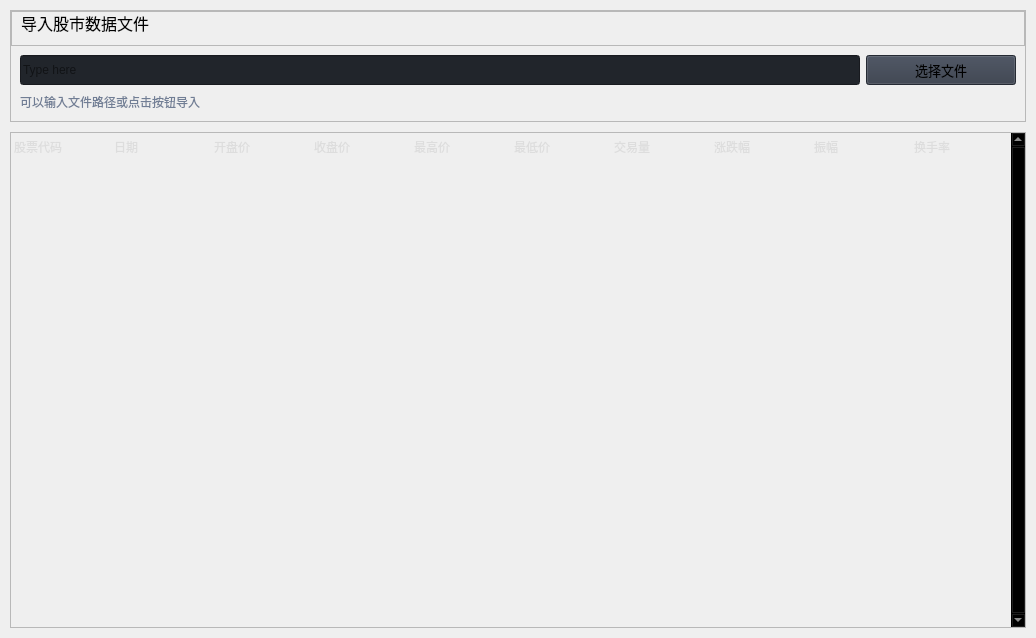
                     <widget class="QWidget" name="read_data_page">
                      <property name="styleSheet">
                       <string notr="true">b</string>
                      </property>
                      <layout class="QVBoxLayout" name="verticalLayout">
                       <property name="spacing">
                        <number>10</number>
                       </property>
                       <property name="leftMargin">
                        <number>10</number>
                       </property>
                       <property name="topMargin">
                        <number>10</number>
                       </property>
                       <property name="rightMargin">
                        <number>10</number>
                       </property>
                       <property name="bottomMargin">
                        <number>10</number>
                       </property>
                       <item>
                        <widget class="QFrame" name="row_1">
                         <property name="frameShape">
                          <enum>QFrame::StyledPanel</enum>
                         </property>
                         <property name="frameShadow">
                          <enum>QFrame::Raised</enum>
                         </property>
                         <layout class="QVBoxLayout" name="verticalLayout_16">
                          <property name="spacing">
                           <number>0</number>
                          </property>
                          <property name="leftMargin">
                           <number>0</number>
                          </property>
                          <property name="topMargin">
                           <number>0</number>
                          </property>
                          <property name="rightMargin">
                           <number>0</number>
                          </property>
                          <property name="bottomMargin">
                           <number>0</number>
                          </property>
                          <item>
                           <widget class="QFrame" name="frame_div_content_1">
                            <property name="minimumSize">
                             <size>
                              <width>0</width>
                              <height>110</height>
                             </size>
                            </property>
                            <property name="maximumSize">
                             <size>
                              <width>16777215</width>
                              <height>110</height>
                             </size>
                            </property>
                            <property name="frameShape">
                             <enum>QFrame::NoFrame</enum>
                            </property>
                            <property name="frameShadow">
                             <enum>QFrame::Raised</enum>
                            </property>
                            <layout class="QVBoxLayout" name="verticalLayout_17">
                             <property name="spacing">
                              <number>0</number>
                             </property>
                             <property name="leftMargin">
                              <number>0</number>
                             </property>
                             <property name="topMargin">
                              <number>0</number>
                             </property>
                             <property name="rightMargin">
                              <number>0</number>
                             </property>
                             <property name="bottomMargin">
                              <number>0</number>
                             </property>
                             <item>
                              <widget class="QFrame" name="frame_title_wid_1">
                               <property name="maximumSize">
                                <size>
                                 <width>16777215</width>
                                 <height>35</height>
                                </size>
                               </property>
                               <property name="font">
                                <font>
                                 <family>Segoe UI</family>
                                 <pointsize>10</pointsize>
                                 <italic>false</italic>
                                 <bold>false</bold>
                                </font>
                               </property>
                               <property name="frameShape">
                                <enum>QFrame::StyledPanel</enum>
                               </property>
                               <property name="frameShadow">
                                <enum>QFrame::Raised</enum>
                               </property>
                               <widget class="QLabel" name="labelBoxBlenderInstalation">
                                <property name="geometry">
                                 <rect>
                                  <x>10</x>
                                  <y>0</y>
                                  <width>1130</width>
                                  <height>24</height>
                                 </rect>
                                </property>
                                <property name="font">
                                 <font>
                                  <family>Segoe UI</family>
                                  <pointsize>10</pointsize>
                                  <italic>false</italic>
                                  <bold>false</bold>
                                 </font>
                                </property>
                                <property name="styleSheet">
                                 <string notr="true"/>
                                </property>
                                <property name="text">
                                 <string>&lt;html&gt;&lt;head/&gt;&lt;body&gt;&lt;p&gt;&lt;span style=&quot; font-size:12pt;&quot;&gt;导入股市数据文件&lt;/span&gt;&lt;/p&gt;&lt;/body&gt;&lt;/html&gt;</string>
                                </property>
                                <property name="textFormat">
                                 <enum>Qt::AutoText</enum>
                                </property>
                                <property name="wordWrap">
                                 <bool>false</bool>
                                </property>
                                <property name="margin">
                                 <number>-1</number>
                                </property>
                                <property name="indent">
                                 <number>0</number>
                                </property>
                               </widget>
                              </widget>
                             </item>
                             <item>
                              <widget class="QFrame" name="frame_content_wid_1">
                               <property name="frameShape">
                                <enum>QFrame::NoFrame</enum>
                               </property>
                               <property name="frameShadow">
                                <enum>QFrame::Raised</enum>
                               </property>
                               <layout class="QHBoxLayout" name="horizontalLayout_9">
                                <item>
                                 <layout class="QGridLayout" name="gridLayout">
                                  <property name="bottomMargin">
                                   <number>0</number>
                                  </property>
                                  <item row="0" column="0">
                                   <widget class="QLineEdit" name="lineEdit">
                                    <property name="minimumSize">
                                     <size>
                                      <width>0</width>
                                      <height>30</height>
                                     </size>
                                    </property>
                                    <property name="styleSheet">
                                     <string notr="true">background-color: rgb(33, 37, 43);</string>
                                    </property>
                                    <property name="text">
                                     <string/>
                                    </property>
                                    <property name="placeholderText">
                                     <string>Type here</string>
                                    </property>
                                   </widget>
                                  </item>
                                  <item row="0" column="1">
                                   <widget class="QPushButton" name="pushButton">
                                    <property name="minimumSize">
                                     <size>
                                      <width>150</width>
                                      <height>30</height>
                                     </size>
                                    </property>
                                    <property name="font">
                                     <font>
                                      <family>Segoe UI</family>
                                      <pointsize>10</pointsize>
                                      <italic>false</italic>
                                      <bold>false</bold>
                                     </font>
                                    </property>
                                    <property name="cursor">
                                     <cursorShape>PointingHandCursor</cursorShape>
                                    </property>
                                    <property name="styleSheet">
                                     <string notr="true">background-color: rgb(52, 59, 72);</string>
                                    </property>
                                    <property name="text">
                                     <string>选择文件</string>
                                    </property>
                                    <property name="icon">
                                     <iconset>
                                      <normaloff>:/icons/images/icons/cil-folder-open.png</normaloff>:/icons/images/icons/cil-folder-open.png</iconset>
                                    </property>
                                   </widget>
                                  </item>
                                  <item row="1" column="0" colspan="2">
                                   <widget class="QLabel" name="labelVersion_3">
                                    <property name="styleSheet">
                                     <string notr="true">color: rgb(113, 126, 149);</string>
                                    </property>
                                    <property name="lineWidth">
                                     <number>1</number>
                                    </property>
                                    <property name="text">
                                     <string>可以输入文件路径或点击按钮导入</string>
                                    </property>
                                    <property name="alignment">
                                     <set>Qt::AlignLeading|Qt::AlignLeft|Qt::AlignVCenter</set>
                                    </property>
                                   </widget>
                                  </item>
                                 </layout>
                                </item>
                               </layout>
                              </widget>
                             </item>
                            </layout>
                           </widget>
                          </item>
                         </layout>
                        </widget>
                       </item>
                       <item>
                        <widget class="QFrame" name="row_2">
                         <property name="minimumSize">
                          <size>
                           <width>0</width>
                           <height>150</height>
                          </size>
                         </property>
                         <property name="frameShape">
                          <enum>QFrame::StyledPanel</enum>
                         </property>
                         <property name="frameShadow">
                          <enum>QFrame::Raised</enum>
                         </property>
                         <layout class="QHBoxLayout" name="horizontalLayout_12">
                          <property name="spacing">
                           <number>0</number>
                          </property>
                          <property name="leftMargin">
                           <number>0</number>
                          </property>
                          <property name="topMargin">
                           <number>0</number>
                          </property>
                          <property name="rightMargin">
                           <number>0</number>
                          </property>
                          <property name="bottomMargin">
                           <number>0</number>
                          </property>
                          <item>
                           <widget class="QTableWidget" name="tableWidget">
                            <property name="sizePolicy">
                             <sizepolicy hsizetype="Expanding" vsizetype="Expanding">
                              <horstretch>0</horstretch>
                              <verstretch>0</verstretch>
                             </sizepolicy>
                            </property>
                            <property name="palette">
                             <palette>
                              <active>
                               <colorrole role="WindowText">
                                <brush brushstyle="SolidPattern">
                                 <color alpha="255">
                                  <red>221</red>
                                  <green>221</green>
                                  <blue>221</blue>
                                 </color>
                                </brush>
                               </colorrole>
                               <colorrole role="Button">
                                <brush brushstyle="SolidPattern">
                                 <color alpha="0">
                                  <red>0</red>
                                  <green>0</green>
                                  <blue>0</blue>
                                 </color>
                                </brush>
                               </colorrole>
                               <colorrole role="Text">
                                <brush brushstyle="SolidPattern">
                                 <color alpha="255">
                                  <red>221</red>
                                  <green>221</green>
                                  <blue>221</blue>
                                 </color>
                                </brush>
                               </colorrole>
                               <colorrole role="ButtonText">
                                <brush brushstyle="SolidPattern">
                                 <color alpha="255">
                                  <red>221</red>
                                  <green>221</green>
                                  <blue>221</blue>
                                 </color>
                                </brush>
                               </colorrole>
                               <colorrole role="Base">
                                <brush brushstyle="NoBrush">
                                 <color alpha="255">
                                  <red>0</red>
                                  <green>0</green>
                                  <blue>0</blue>
                                 </color>
                                </brush>
                               </colorrole>
                               <colorrole role="Window">
                                <brush brushstyle="SolidPattern">
                                 <color alpha="0">
                                  <red>0</red>
                                  <green>0</green>
                                  <blue>0</blue>
                                 </color>
                                </brush>
                               </colorrole>
                               <colorrole role="PlaceholderText">
                                <brush brushstyle="SolidPattern">
                                 <color alpha="255">
                                  <red>221</red>
                                  <green>221</green>
                                  <blue>221</blue>
                                 </color>
                                </brush>
                               </colorrole>
                              </active>
                              <inactive>
                               <colorrole role="WindowText">
                                <brush brushstyle="SolidPattern">
                                 <color alpha="255">
                                  <red>221</red>
                                  <green>221</green>
                                  <blue>221</blue>
                                 </color>
                                </brush>
                               </colorrole>
                               <colorrole role="Button">
                                <brush brushstyle="SolidPattern">
                                 <color alpha="0">
                                  <red>0</red>
                                  <green>0</green>
                                  <blue>0</blue>
                                 </color>
                                </brush>
                               </colorrole>
                               <colorrole role="Text">
                                <brush brushstyle="SolidPattern">
                                 <color alpha="255">
                                  <red>221</red>
                                  <green>221</green>
                                  <blue>221</blue>
                                 </color>
                                </brush>
                               </colorrole>
                               <colorrole role="ButtonText">
                                <brush brushstyle="SolidPattern">
                                 <color alpha="255">
                                  <red>221</red>
                                  <green>221</green>
                                  <blue>221</blue>
                                 </color>
                                </brush>
                               </colorrole>
                               <colorrole role="Base">
                                <brush brushstyle="NoBrush">
                                 <color alpha="255">
                                  <red>0</red>
                                  <green>0</green>
                                  <blue>0</blue>
                                 </color>
                                </brush>
                               </colorrole>
                               <colorrole role="Window">
                                <brush brushstyle="SolidPattern">
                                 <color alpha="0">
                                  <red>0</red>
                                  <green>0</green>
                                  <blue>0</blue>
                                 </color>
                                </brush>
                               </colorrole>
                               <colorrole role="PlaceholderText">
                                <brush brushstyle="SolidPattern">
                                 <color alpha="255">
                                  <red>221</red>
                                  <green>221</green>
                                  <blue>221</blue>
                                 </color>
                                </brush>
                               </colorrole>
                              </inactive>
                              <disabled>
                               <colorrole role="WindowText">
                                <brush brushstyle="SolidPattern">
                                 <color alpha="255">
                                  <red>221</red>
                                  <green>221</green>
                                  <blue>221</blue>
                                 </color>
                                </brush>
                               </colorrole>
                               <colorrole role="Button">
                                <brush brushstyle="SolidPattern">
                                 <color alpha="0">
                                  <red>0</red>
                                  <green>0</green>
                                  <blue>0</blue>
                                 </color>
                                </brush>
                               </colorrole>
                               <colorrole role="Text">
                                <brush brushstyle="SolidPattern">
                                 <color alpha="255">
                                  <red>221</red>
                                  <green>221</green>
                                  <blue>221</blue>
                                 </color>
                                </brush>
                               </colorrole>
                               <colorrole role="ButtonText">
                                <brush brushstyle="SolidPattern">
                                 <color alpha="255">
                                  <red>221</red>
                                  <green>221</green>
                                  <blue>221</blue>
                                 </color>
                                </brush>
                               </colorrole>
                               <colorrole role="Base">
                                <brush brushstyle="NoBrush">
                                 <color alpha="255">
                                  <red>0</red>
                                  <green>0</green>
                                  <blue>0</blue>
                                 </color>
                                </brush>
                               </colorrole>
                               <colorrole role="Window">
                                <brush brushstyle="SolidPattern">
                                 <color alpha="0">
                                  <red>0</red>
                                  <green>0</green>
                                  <blue>0</blue>
                                 </color>
                                </brush>
                               </colorrole>
                               <colorrole role="PlaceholderText">
                                <brush brushstyle="SolidPattern">
                                 <color alpha="255">
                                  <red>221</red>
                                  <green>221</green>
                                  <blue>221</blue>
                                 </color>
                                </brush>
                               </colorrole>
                              </disabled>
                             </palette>
                            </property>
                            <property name="frameShape">
                             <enum>QFrame::NoFrame</enum>
                            </property>
                            <property name="verticalScrollBarPolicy">
                             <enum>Qt::ScrollBarAlwaysOn</enum>
                            </property>
                            <property name="sizeAdjustPolicy">
                             <enum>QAbstractScrollArea::AdjustToContents</enum>
                            </property>
                            <property name="editTriggers">
                             <set>QAbstractItemView::NoEditTriggers</set>
                            </property>
                            <property name="selectionMode">
                             <enum>QAbstractItemView::SingleSelection</enum>
                            </property>
                            <property name="selectionBehavior">
                             <enum>QAbstractItemView::SelectRows</enum>
                            </property>
                            <property name="showGrid">
                             <bool>true</bool>
                            </property>
                            <property name="gridStyle">
                             <enum>Qt::SolidLine</enum>
                            </property>
                            <property name="sortingEnabled">
                             <bool>false</bool>
                            </property>
                            <attribute name="horizontalHeaderVisible">
                             <bool>false</bool>
                            </attribute>
                            <attribute name="horizontalHeaderCascadingSectionResizes">
                             <bool>true</bool>
                            </attribute>
                            <attribute name="horizontalHeaderDefaultSectionSize">
                             <number>100</number>
                            </attribute>
                            <attribute name="horizontalHeaderStretchLastSection">
                             <bool>true</bool>
                            </attribute>
                            <attribute name="verticalHeaderVisible">
                             <bool>false</bool>
                            </attribute>
                            <attribute name="verticalHeaderCascadingSectionResizes">
                             <bool>false</bool>
                            </attribute>
                            <attribute name="verticalHeaderHighlightSections">
                             <bool>false</bool>
                            </attribute>
                            <attribute name="verticalHeaderStretchLastSection">
                             <bool>true</bool>
                            </attribute>
                            <row>
                             <property name="text">
                              <string>New Row</string>
                             </property>
                             <property name="font">
                              <font>
                               <family>Segoe UI</family>
                              </font>
                             </property>
                            </row>
                            <row>
                             <property name="text">
                              <string>New Row</string>
                             </property>
                            </row>
                            <row>
                             <property name="text">
                              <string>New Row</string>
                             </property>
                            </row>
                            <row>
                             <property name="text">
                              <string>New Row</string>
                             </property>
                            </row>
                            <row>
                             <property name="text">
                              <string>New Row</string>
                             </property>
                            </row>
                            <row>
                             <property name="text">
                              <string>New Row</string>
                             </property>
                            </row>
                            <row>
                             <property name="text">
                              <string>New Row</string>
                             </property>
                            </row>
                            <row>
                             <property name="text">
                              <string>New Row</string>
                             </property>
                            </row>
                            <row>
                             <property name="text">
                              <string>New Row</string>
                             </property>
                            </row>
                            <row>
                             <property name="text">
                              <string>New Row</string>
                             </property>
                            </row>
                            <row>
                             <property name="text">
                              <string>New Row</string>
                             </property>
                            </row>
                            <row>
                             <property name="text">
                              <string>New Row</string>
                             </property>
                            </row>
                            <row>
                             <property name="text">
                              <string>New Row</string>
                             </property>
                            </row>
                            <row>
                             <property name="text">
                              <string>New Row</string>
                             </property>
                            </row>
                            <row>
                             <property name="text">
                              <string>New Row</string>
                             </property>
                            </row>
                            <row>
                             <property name="text">
                              <string>New Row</string>
                             </property>
                            </row>
                            <column>
                             <property name="text">
                              <string>0</string>
                             </property>
                            </column>
                            <column>
                             <property name="text">
                              <string>1</string>
                             </property>
                            </column>
                            <column>
                             <property name="text">
                              <string>2</string>
                             </property>
                            </column>
                            <column>
                             <property name="text">
                              <string>3</string>
                             </property>
                            </column>
                            <column>
                             <property name="text">
                              <string>4</string>
                             </property>
                            </column>
                            <column>
                             <property name="text">
                              <string>5</string>
                             </property>
                            </column>
                            <column>
                             <property name="text">
                              <string>6</string>
                             </property>
                            </column>
                            <column>
                             <property name="text">
                              <string>7</string>
                             </property>
                            </column>
                            <column>
                             <property name="text">
                              <string>8</string>
                             </property>
                            </column>
                            <column>
                             <property name="text">
                              <string>9</string>
                             </property>
                            </column>
                            <item row="0" column="0">
                             <property name="text">
                              <string>股票代码</string>
                             </property>
                            </item>
                            <item row="0" column="1">
                             <property name="text">
                              <string>日期</string>
                             </property>
                            </item>
                            <item row="0" column="2">
                             <property name="text">
                              <string>开盘价</string>
                             </property>
                            </item>
                            <item row="0" column="3">
                             <property name="text">
                              <string>收盘价</string>
                             </property>
                            </item>
                            <item row="0" column="4">
                             <property name="text">
                              <string>最高价</string>
                             </property>
                            </item>
                            <item row="0" column="5">
                             <property name="text">
                              <string>最低价</string>
                             </property>
                            </item>
                            <item row="0" column="6">
                             <property name="text">
                              <string>交易量</string>
                             </property>
                            </item>
                            <item row="0" column="7">
                             <property name="text">
                              <string>涨跌幅</string>
                             </property>
                            </item>
                            <item row="0" column="8">
                             <property name="text">
                              <string>振幅</string>
                             </property>
                            </item>
                            <item row="0" column="9">
                             <property name="text">
                              <string>换手率</string>
                             </property>
                            </item>
                           </widget>
                          </item>
                         </layout>
                        </widget>
                       </item>
                      </layout>
                     </widget>
